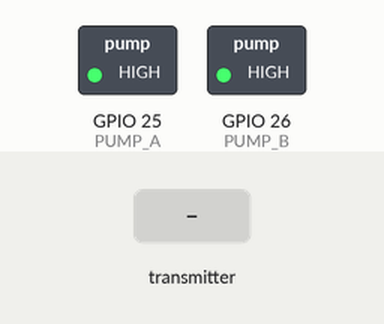
A sketch run on a simulated ESP32. Shown: switched loads named in the sketch (green lamp = pin HIGH). Inputs (shaded band) come from the test bench. WiFi joins after 1.5 s; servers stay silent unless stated; no MQTT or app messages arrive unless stated; what the sketch prints to the serial monitor is not drawn.

Above: at 2.7 s.
2.8 s: the transmitter starts sending id = 0
At 3.7 s:
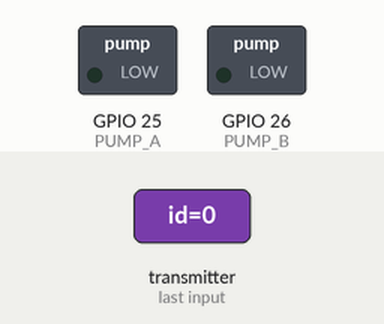
Timing chart, 0 to 5.8 s (numbered marks = the images above; inputs shaded):
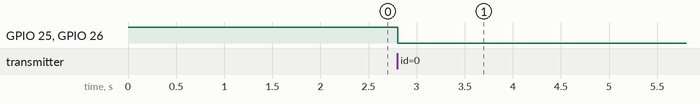

The sketch:

V6_Main.ino
```cpp
/*
 * RECEIVER HUB CODE (Freenove ESP32)
 * 1. WiFi AP & ESP-NOW Receiver
 * 2. Real-time Serial Dashboard for 4 Sensors
 * 3. Automatic 10s Watering & Consumption Tracking
 */
#include <esp_now.h>
#include <WiFi.h>
#include <WebServer.h>
#include <PubSubClient.h> // MQTT Library

#define PUMP_ON LOW
#define PUMP_OFF HIGH

const char* wifi_ssid = "eduroam";
const char* eap_identity = "yka106@sfu.ca.ac.kr";
const char* eap_password = "Kyj65130327!";
const char* mqtt_server = "broker.hivemq.com";
const char* mqtt_topic = "capstone/1";

const char* ap_ssid = "ESP32-Hub";
const char* ap_password = "password123";

WiFiClient espClient;
PubSubClient client(espClient);

// --- CONFIGURATION ---
const int threshold = 70;
const int PUMP_A = 25;
const int PUMP_B = 26;
float flowRate = 0.065; // L/s
const unsigned long WATERING_DURATION = 10000; // 10 seconds

// --- GLOBAL VARIABLES ---
float avgA = 0;
float avgB = 0;

unsigned long pumpA_startMillis = 0;
bool isPumpAActive = false;
float totalWaterA = 0.0;

unsigned long pumpB_startMillis = 0;
bool isPumpBActive = false;
float totalWaterB = 0.0;

const char* ssid = "ESP32-Hub";
const char* password = "password123";

WebServer server(80);

typedef struct struct_message {
  int id;
  float temp;
  float hum;
  int battery;
  float batteryVoltage;
  int moistureRaw;
  int soilmoisture;
} struct_message;

struct_message boardsStruct[4];

// --- MQTT RECONNECT FUNCTION ---
void reconnectMQTT() {
  while (!client.connected()) {
    Serial.print("Attempting MQTT connection...");
    if (client.connect("ESP32_Hub_Client")) {
      Serial.println("connected");
    } else {
      Serial.print("failed, rc=");
      Serial.print(client.state());
      Serial.println(" try again in 5 seconds");
      delay(5000);
    }
  }
}

// --- DASHBOARD PRINT FUNCTION ---
void printSerialReport() {
  Serial.println("\n======================================================================");
  Serial.println("                     SMART WATERING SYSTEM STATUS                     ");
  Serial.println("======================================================================");

  // Group A Summary (Sensor 1 & 2)
  Serial.printf(" [Group A] S1: %3d%% (Bat:%3d%%) | S2: %3d%% (Bat:%3d%%) | AVG: %4.1f%%\n",
                boardsStruct[0].soilmoisture, boardsStruct[0].battery,
                boardsStruct[1].soilmoisture, boardsStruct[1].battery, avgA);

  Serial.printf("            PUMP A STATUS: %-10s | CUMULATIVE WATER: %.3f L\n",
                (isPumpAActive ? "WATERING" : "STANDBY"), totalWaterA);

  Serial.println("----------------------------------------------------------------------");

  // Group B Summary (Sensor 3 & 4)
  Serial.printf(" [Group B] S3: %3d%% (Bat:%3d%%) | S4: %3d%% (Bat:%3d%%) | AVG: %4.1f%%\n",
                boardsStruct[2].soilmoisture, boardsStruct[2].battery,
                boardsStruct[3].soilmoisture, boardsStruct[3].battery, avgB);
  Serial.printf("            PUMP B STATUS: %-10s | CUMULATIVE WATER: %.3f L\n",
                (isPumpBActive ? "WATERING" : "STANDBY"), totalWaterB);

  Serial.println("======================================================================\n");
}

// --- PUMP CONTROL LOGIC ---
void controlPumps() {
  unsigned long currentMillis = millis();
  bool stateChanged = false;

  // Check Group A Timer
  if (isPumpAActive && (currentMillis - pumpA_startMillis >= WATERING_DURATION)) {
    digitalWrite(PUMP_A, PUMP_OFF);
    isPumpAActive = false;
    totalWaterA += (WATERING_DURATION / 1000.0) * flowRate;
    Serial.println(">>> INFO: Group A Watering Cycle Finished.");
    stateChanged = true;
  }

  // Check Group B Timer
  if (isPumpBActive && (currentMillis - pumpB_startMillis >= WATERING_DURATION)) {
    digitalWrite(PUMP_B, PUMP_OFF);
    isPumpBActive = false;
    totalWaterB += (WATERING_DURATION / 1000.0) * flowRate;
    Serial.println(">>> INFO: Group B Watering Cycle Finished.");
    stateChanged = true;
  }

  // If a pump just stopped, print the final report once
  if (stateChanged) {
    printSerialReport();
  }
}

// --- ESP-NOW CALLBACK ---
void OnDataRecv(const uint8_t * mac, const uint8_t *incomingData, int len) {
  struct_message incoming;
  memcpy(&incoming, incomingData, sizeof(incoming));

  int index = incoming.id - 1;
  if (index >= 0 && index < 4) {
    boardsStruct[index] = incoming;
  }

  // Update Averages
  avgA = (boardsStruct[0].soilmoisture + boardsStruct[1].soilmoisture) / 2.0;
  avgB = (boardsStruct[2].soilmoisture + boardsStruct[3].soilmoisture) / 2.0;

  // Trigger Logic
  if (avgA < threshold && !isPumpAActive) {
    digitalWrite(PUMP_A, PUMP_ON);
    pumpA_startMillis = millis();
    isPumpAActive = true;
    Serial.println(">>> ACTION: Group A Under Threshold. Pump ON.");
  }

  if (avgB < threshold && !isPumpBActive) {
    digitalWrite(PUMP_B, PUMP_ON);
    pumpB_startMillis = millis();
    isPumpBActive = true;
    Serial.println(">>> ACTION: Group B Under Threshold. Pump ON.");
  }

  // --- Sending INFO to MQTT ---
  if (client.connected()) {
    String payload = "{";
    payload += "\"s1\":" + String(boardsStruct[0].soilmoisture) + ",";
    payload += "\"s2\":" + String(boardsStruct[1].soilmoisture) + ",";
    payload += "\"s3\":" + String(boardsStruct[2].soilmoisture) + ",";
    payload += "\"s4\":" + String(boardsStruct[3].soilmoisture) + ",";
    payload += "\"b1\":" + String(boardsStruct[0].battery) + ",";
    payload += "\"b2\":" + String(boardsStruct[1].battery) + ",";
    payload += "\"b3\":" + String(boardsStruct[2].battery) + ",";
    payload += "\"b4\":" + String(boardsStruct[3].battery) + ",";
    payload += "\"adc1\":" + String(boardsStruct[0].moistureRaw) + ",";
    payload += "\"adc2\":" + String(boardsStruct[1].moistureRaw) + ",";
    payload += "\"adc3\":" + String(boardsStruct[2].moistureRaw) + ",";
    payload += "\"adc4\":" + String(boardsStruct[3].moistureRaw) + ",";
    payload += "\"avgA\":" + String(avgA) + ",";
    payload += "\"avgB\":" + String(avgB) + ",";
    payload += "\"pumpA\":\"" + String(isPumpAActive ? "ON" : "OFF") + "\",";
    payload += "\"pumpB\":\"" + String(isPumpBActive ? "ON" : "OFF") + "\",";
    payload += "\"waterA\":" + String(totalWaterA, 3) + ",";
    payload += "\"waterB\":" + String(totalWaterB, 3);

    payload += "}";

    client.publish(mqtt_topic, payload.c_str());
    Serial.println(">>> MQTT Sent: " + payload);
  }

  // Print report when new data arrives
  printSerialReport();
}

// --- HTML WEBPAGE ---
String getHTML() {
  String html = "<!DOCTYPE html><html><head>";
  html += "<meta name=\"viewport\" content=\"width=device-width, initial-scale=1\">";
  html += "<meta http-equiv=\"refresh\" content=\"5\">";
  html += "<style>body{font-family:Arial; text-align:center; background-color:#f4f4f9;} ";
  html += "table{margin:auto; border-collapse:collapse; width:90%; background-color:white;} ";
  html += "td,th{border:1px solid #ddd; padding:12px;} ";
  html += "th{background-color:#04AA6D; color:white;} ";
  html += ".status-on{color:red; font-weight:bold;} .status-off{color:gray;}</style></head><body>";

  html += "<h1>ESP32 Watering Dashboard</h1>";
  html += "<h3>Cumulative Usage: A: " + String(totalWaterA, 3) + "L | B: " + String(totalWaterB, 3) + "L</h3>";

  html += "<table><tr><th>Test Bed</th><th>Individual Sensors</th><th>Average</th><th>Pump Status</th></tr>";

  // Row A
  html += "<tr><td>Group A (1&2)</td><td>" + String(boardsStruct[0].soilmoisture) + "% / " + String(boardsStruct[1].soilmoisture) + "%</td>";
  html += "<td>" + String(avgA,1) + "%</td>";
  html += "<td class=\"" + String(isPumpAActive ? "status-on" : "status-off") + "\">" + String(isPumpAActive ? "WATERING" : "IDLE") + "</td></tr>";

  // Row B
  html += "<tr><td>Group B (3&4)</td><td>" + String(boardsStruct[2].soilmoisture) + "% / " + String(boardsStruct[3].soilmoisture) + "%</td>";
  html += "<td>" + String(avgB,1) + "%</td>";
  html += "<td class=\"" + String(isPumpBActive ? "status-on" : "status-off") + "\">" + String(isPumpBActive ? "WATERING" : "IDLE") + "</td></tr>";

  html += "</table></body></html>";
  return html;
}

void setup() {
  Serial.begin(115200);
  pinMode(PUMP_A, OUTPUT);
  pinMode(PUMP_B, OUTPUT);
  digitalWrite(PUMP_A, PUMP_OFF);
  digitalWrite(PUMP_B, PUMP_OFF);

  WiFi.mode(WIFI_AP_STA);
  WiFi.softAP(ssid, password);
  WiFi.softAP(ap_ssid, ap_password);

  WiFi.disconnect(true);
  WiFi.begin(wifi_ssid, WPA2_AUTH_PEAP, eap_identity, eap_identity, eap_password);

  Serial.print("Connecting to eduroam");
  int attempts = 0;
  while (WiFi.status() != WL_CONNECTED && attempts < 20) {
    delay(500);
    Serial.print(".");
    attempts++;
  }

  client.setServer(mqtt_server, 1883);

  if (esp_now_init() != ESP_OK) {
    Serial.println("ESP-NOW Init Failed");
    return;
  }

  esp_now_register_recv_cb(esp_now_recv_cb_t(OnDataRecv));

  server.on("/", [](){
    server.send(200, "text/html", getHTML());
  });
  server.begin();
  Serial.println("System Initialized.");
}

void loop() {
  if (!client.connected()) {
    reconnectMQTT();
  }
  client.loop();
  server.handleClient();
  controlPumps();
}
```

Measured:
- after the input at 2.8 s, GPIO 25 (PUMP_A), GPIO 26 (PUMP_B): HIGH → LOW at once
